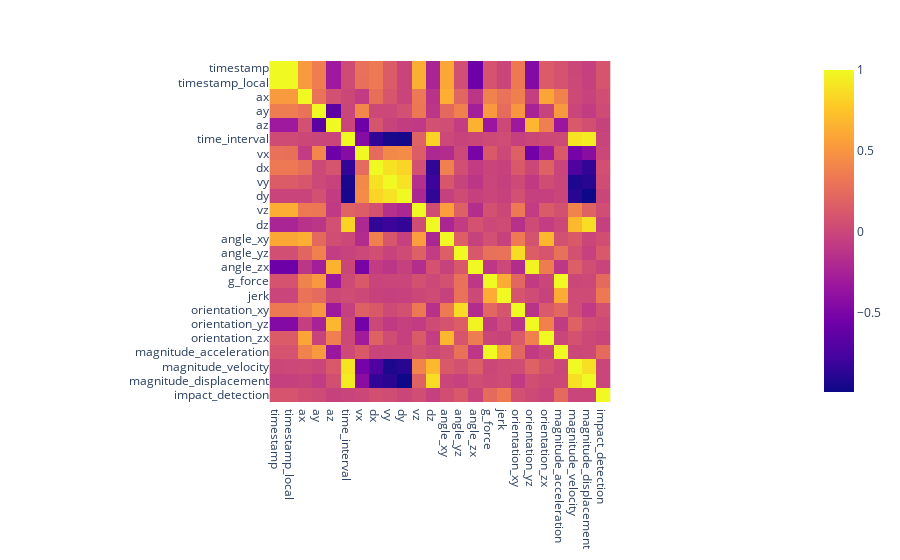

Notebook code cell kept with this figure:
### Code cell
# display correlation heatmapn of updated_df using plotly express

import plotly.express as px

fig = px.imshow(updated_df.corr())
fig.show()

### Figure 1 — Plotly figure (JSON) as saved in the notebook; plotly's stock layout.template omitted (floating-point values rounded to 4 significant figures; data arrays with more than 128 entries replaced by an {"elided": "..."} marker saying what was removed)
{"data": [{"coloraxis": "coloraxis", "hovertemplate": "x: %{x}<br>y: %{y}<br>color: %{z}<extra></extra>", "name": "0", "type": "heatmap", "x": ["timestamp", "timestamp_local", "ax", "ay", "az", "time_interval", "vx", "dx", "vy", "dy", "vz", "dz", "angle_xy", "angle_yz", "angle_zx", "g_force", "jerk", "orientation_xy", "orientation_yz", "orientation_zx", "magnitude_acceleration", "magnitude_velocity", "magnitude_displacement", "impact_detection"], "xaxis": "x", "y": ["timestamp", "timestamp_local", "ax", "ay", "az", "time_interval", "vx", "dx", "vy", "dy", "vz", "dz", "angle_xy", "angle_yz", "angle_zx", "g_force", "jerk", "orientation_xy", "orientation_yz", "orientation_zx", "magnitude_acceleration", "magnitude_velocity", "magnitude_displacement", "impact_detection"], "yaxis": "y", "z": {"elided": "24x24 float values"}}], "layout": {"coloraxis": {"colorscale": [[0, "#0d0887"], [0.1111, "#46039f"], [0.2222, "#7201a8"], [0.3333, "#9c179e"], [0.4444, "#bd3786"], [0.5556, "#d8576b"], [0.6667, "#ed7953"], [0.7778, "#fb9f3a"], [0.8889, "#fdca26"], [1, "#f0f921"]]}, "margin": {"t": 60}, "xaxis": {"anchor": "y", "constrain": "domain", "domain": [0, 1], "scaleanchor": "y"}, "yaxis": {"anchor": "x", "autorange": "reversed", "constrain": "domain", "domain": [0, 1]}}}
